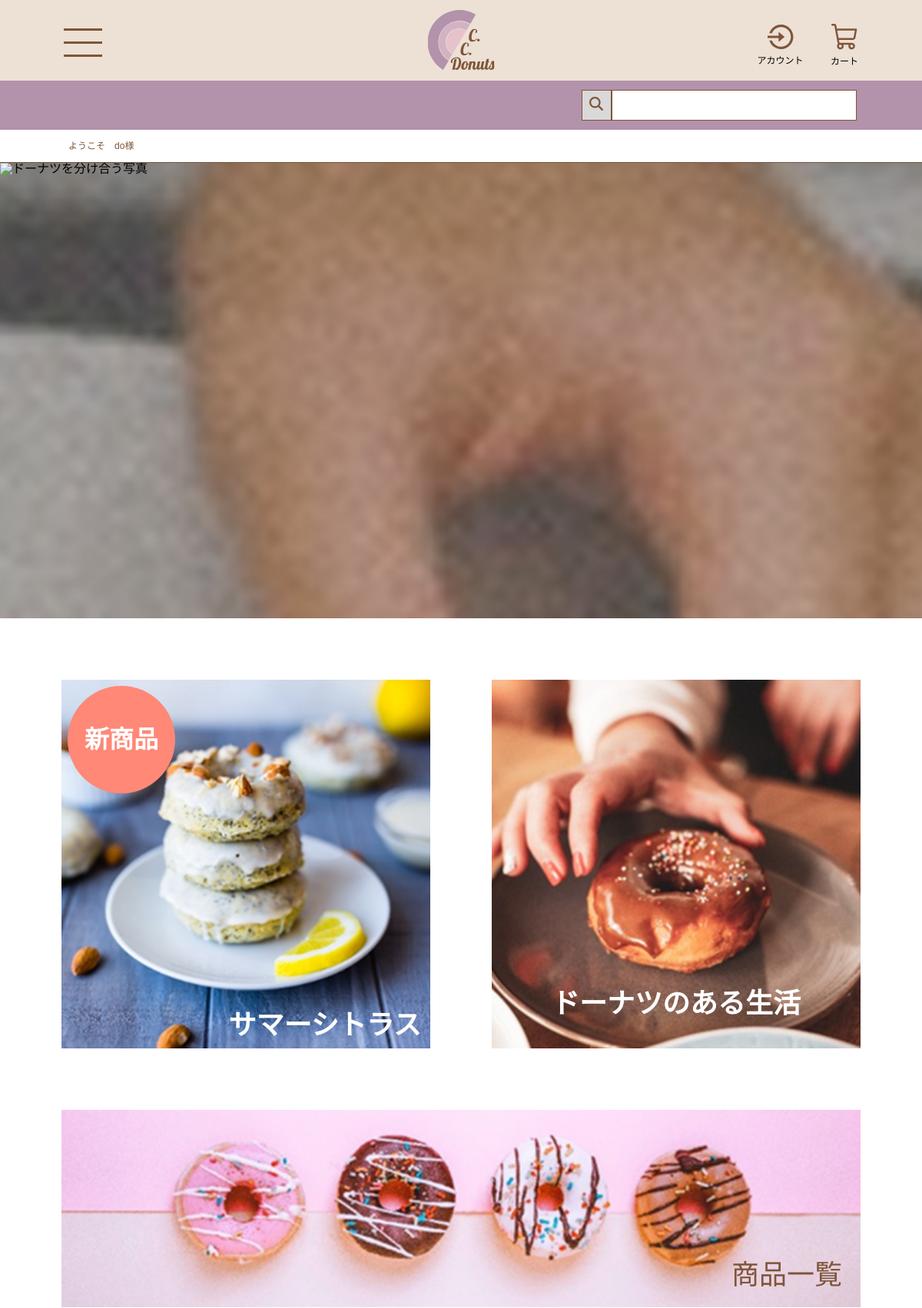
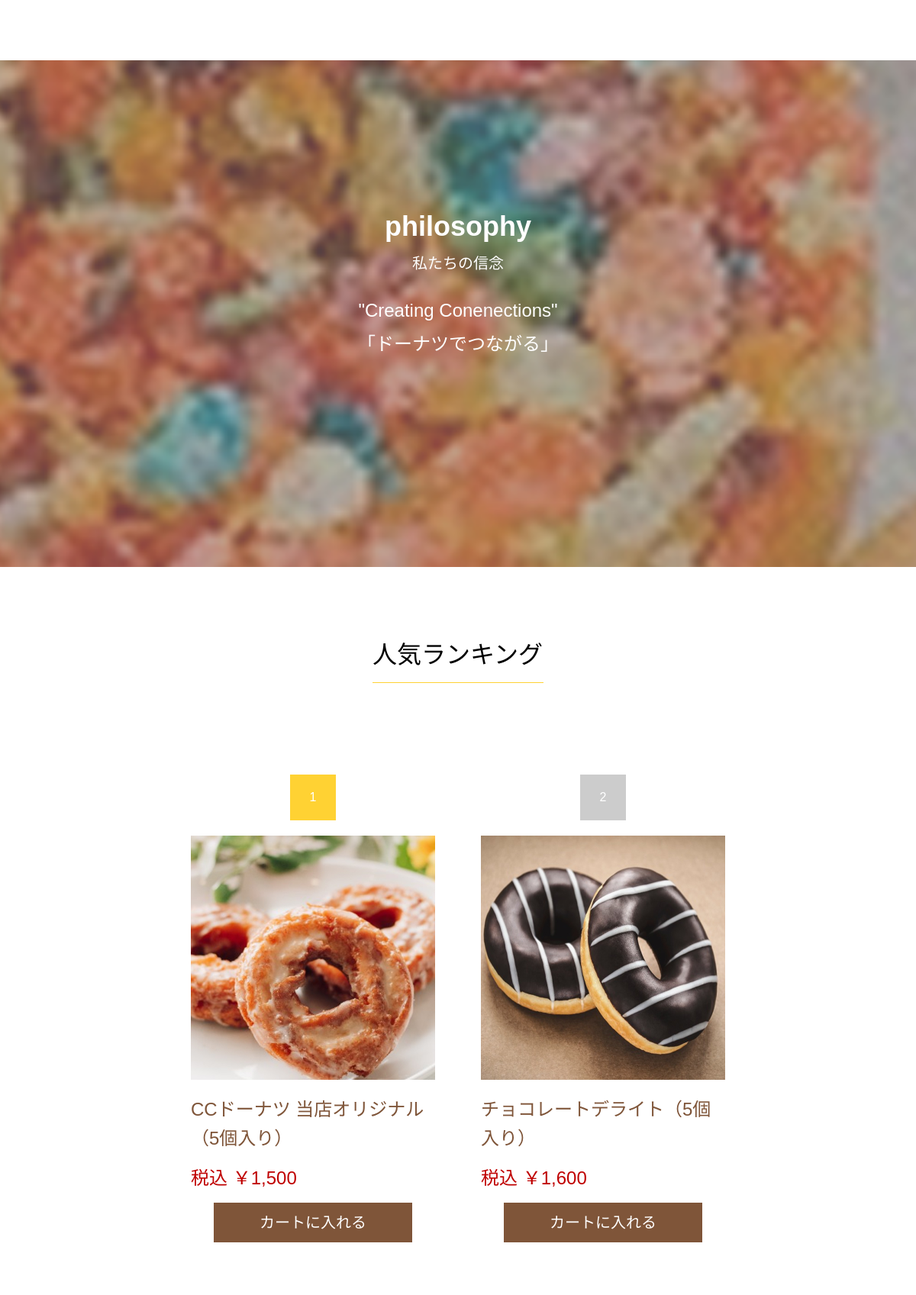
/ (signed in, upper part), run on the app's committed database (2 pictures, top to bottom).
### tables this page shows
CREATE TABLE `products` (
  `id` int(11) NOT NULL,
  `name` varchar(50) NOT NULL,
  `price` int(11) NOT NULL,
  `introduction` varchar(1000) NOT NULL,
  `is_new` int(11) NOT NULL
);

### app/function.php (called while the page is built)
<?php
function getProductImagePath(int $productId): string
{
    return './images/products/product' . $productId . '.jpg';
}

### index.php (the view, shortened to what this page needs)
<?php
require_once __DIR__ . '/app/db.php';
require_once __DIR__ . '/app/function.php';
$stmt = $pdo->query(
    'SELECT id, name, price FROM products ORDER BY id ASC LIMIT 6'
);
$rankingProducts = $stmt->fetchAll();
?>
        <?php require __DIR__ . '/header.php'; ?>
        <div class="heroImageWrap">
                <img src="./images/HeroImage.jpg" alt="ドーナツを分け合う写真">
        </div>
        <div class="designWrap sectionDesignWrap topPage">
                <section class="forumSection">
                        <div class="imageContainerPrimary" type="button">
                                <a href="productDetail.php?id=5">
                                        <img src="./images/newSales.jpg" alt="新商品">
                                        <p class="newSalesText">サマーシトラス</p>
                                        <div><p>新商品</p></div>
                                </a>
                                <a href="#">
                                        <img src="./images/donutsLife.jpg" alt="ドーナツのある生活">
                                        <p class="donutsLifeText">ドーナツのある生活</p>
                                </a>
                        </div>
                        <div class="imageContainerSecondary">
                                <a href="product.php">
                                        <img src="./images/choiceDonuts.jpg" alt="ドーナツ一覧">
                                        <p>商品一覧</p>
                                </a>
                        </div>
                </section>
        </div>
        <section class="philosophySection">
                <div class="philosophy">
                        <div class="philosophyPrimal">
                                <h2>philosophy</h2>
                                <p>私たちの信念</p>
                        </div>
                        <div class="philosophySecond">
                                <h3>"Creating Conenections"</h3>
                                <p>「ドーナツでつながる」</p>
                        </div>
                </div>
        </section>
        <section class="rankingSection">
                <div class="designWrap">
                        <h2>人気ランキング</h2>
                        <article class="rankingCard">
                                <?php foreach ($rankingProducts as $index => $product): ?>
                                        <?php $imagePath = getProductImagePath((int) $product['id']); ?>
                                                <div class="rankingContainer">
                                                                <p class="rankingNumber rankingNumber<?= $index + 1 ?>"><?= $index + 1 ?></p>
                                                        <a href="productDetail.php?id=<?= (int) $product['id']?>">
                                                                <img src="<?= htmlspecialchars($imagePath, ENT_QUOTES, 'UTF-8') ?>" alt="<?= htmlspecialchars($product['name'], ENT_QUOTES, 'UTF-8') ?>">
                                                                <p class="productCardName textDesign"> <?= htmlspecialchars($product['name'], ENT_QUOTES, 'UTF-8') ?> </p>
                                                        </a>
                                                        <p class="rankingProductPrice textDesign">税込 ￥<?= number_format((int) $product['price']) ?></p>
                                                        <form action="cart.php" method="post">
    <button class="cartButton" type="submit">カートに入れる</button>
</form>
                                                </div>
                                <?php endforeach; ?>
                        </article>
                </div>
        </section>
        <?php require __DIR__ . '/footer.php'; ?>

### styles/style.css (style rules this page uses)
:root { font-family: "Noto Sans JP", sans-serif; font-size: 16px; line-height: 1; font-weight: 400; font-style: normal; }
.designWrap { padding-inline: clamp(12px, -14.87px + 7.1645vw, 83px); }
.sectionDesignWrap { background-color: #ffffff; }
.heroImageWrap { width: 100%; height: 593px; overflow: hidden; }
.heroImageWrap img { display: block; width: 100%; height: 100%; object-fit: cover; }
.textDesign { font-size: 1.5rem; }
.productCardName { max-width: 100%; height: 76.8px; line-height: 1.6; color: #7F5539; font-weight: 500; margin-block: 20px; }
.rankingProductPrice { font-weight: 400; color: #bf0000; margin-block: 20px; }
.cartButton { font-size: 1.25rem; color: #ffffff; background-color: #7F5539; max-width: 260px; width: 100%; height: 52px; text-align: center; margin-inline: auto; display: block; }
.forumSection { padding-block: 80px; }
.forumSection p { position: absolute; font-size: 2.25rem; font-weight: bold; }
.imageContainerPrimary { display: flex; justify-content: center; gap: 80px; }
.imageContainerPrimary a { max-width: 480px; height: 480px; overflow: hidden; display: block; position: relative; }
.imageContainerPrimary p { color: #ffffff; }
.newSalesText { bottom: 12px; right: 12px; }
.donutsLifeText { bottom: 40px; left: 50%; transform: translateX(-50%); width: 100%; text-align: center; }
.imageContainerPrimary div { position: absolute; top: 8px; left: 8px; background-color: #FF8877; z-index: 10; max-width: 140px; width: 100%; height: 140px; display: flex; align-items: center; justify-content: center; border-radius: 100%; }
.imageContainerPrimary div p { position: static; font-size: 2rem; }
.imageContainerSecondary { max-width: 1040px; height: 257px; overflow: hidden; margin: 80px auto 0; position: relative; }
.imageContainerSecondary p { bottom: 24px; right: 24px; font-weight: 400; color: #7F5539; }
.forumSection img { display: block; width: 100%; height: 100%; object-fit: cover; }
.philosophySection { color: #FFFFFF; text-align: center; padding-block: 200px 280px; }
.philosophy { display: flex; flex-direction: column; gap: 40px; }
.philosophyPrimal { display: flex; flex-direction: column; gap: 20px; }
.philosophySecond { display: flex; flex-direction: column; gap: 20px; }
.philosophyPrimal h2 { font-size: 2.25rem; font-weight: 900; }
.philosophyPrimal p { font-size: 1.25rem; }
.philosophySecond h3, .philosophySecond p { font-size: 1.5rem; }
.rankingSection { background-color: #FFFFFF; padding-block: 80px 120px; }
.rankingSection h2 { font-size: 2rem; border-bottom: 1px solid #ffd233; height: 72px; max-width: 224px; display: flex; align-items: center; margin: 0 auto 120px; }
.rankingCard { display: flex; flex-wrap: wrap; margin-inline: auto; justify-content: center; gap: 120px 60px; max-width: 1080px; }
.rankingContainer { max-width: 320px; overflow: hidden; }
.rankingContainer img { width: 100%; height: 320px; }
.rankingNumber { display: flex; align-items: center; justify-content: center; width: 60px; height: 60px; text-align: center; margin: 0 auto 20px; color: #ffffff; background-color: #E8C2CA; font-weight: 500; }
.rankingNumber1 { background-color: #FFD233; }
.rankingNumber2 { background-color: #CCCCCC; }
.productCardName { height: auto; min-height: 3.2em; }

### data on the page
products: shows a picture, name "CCドーナツ 当店オリジナル（5個入り）", price "1,500"
products: shows a picture, name "チョコレートデライト（5個入り）", price "1,600"

### other printed values
$ANNOUNCE "do"
